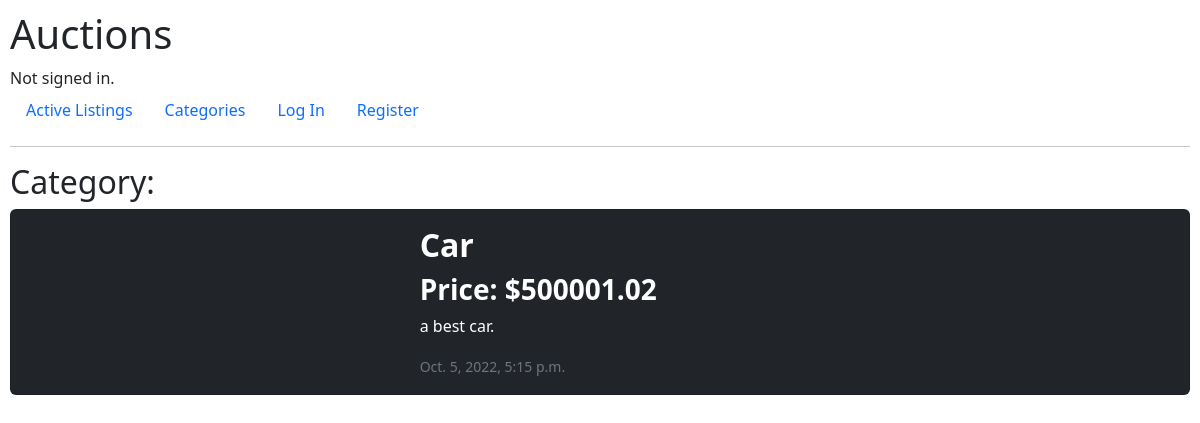
Screenshot of /category/Car with the database file from the repository.
### auctions/models.py (models this page shows)
class Listing(models.Model):
    name = models.CharField(max_length=64)
    description = models.CharField(max_length=512, null=True)
    image = models.CharField(max_length=512)
    created_at = models.DateTimeField(auto_now_add=True, blank=True)
    updated_at = models.DateTimeField(auto_now=True, blank=True)
    active = models.BooleanField()
    top_bid = models.FloatField()
    category = models.CharField(max_length=64, null=True)
    lister = models.ForeignKey(User, on_delete=models.CASCADE, related_name="lister")

### auctions/views.py (the view)
def category(request, cat):
    try:
        listings = Listing.objects.filter(category=cat.lower(), active=True)
    except:
        return HttpResponseRedirect(reverse("categories"))
    return render(request, "auctions/category.html", {
        "listings": listings
    })

### auctions/templates/auctions/category.html (shortened to what this page needs)
{% extends "auctions/layout.html" %}
{% block body %}
    <h2>Category: {{ cat }}</h2>
    {% for listing in listings %}
    <a id="listing_a"href="{% url 'listing' listing.id %}">
    <div class="card text-bg-dark mb-3" id="active_l" style="max-width: 100%;">
        <div class="row g-0">
        <div class="col-md-4">
        </div>
        <div class="col-md-8">
            <div class="card-body">
            <h2 class="card-title"><b>{{ listing.name }}</b></h2>
            <h3 class="card-title"><b>Price: ${{ listing.top_bid }}</b></h3>
            <p class="card-text">{{ listing.description }}</p>
            <p class="card-text"><small class="text-muted">{{ listing.updated_at }}</small></p>
            </div>
        </div>
        </div>
    </div>
    </a>
    {% endfor %}
{% endblock%}

### auctions/static/auctions/styles.css (style rules this page uses)
body { padding: 10px; height: 100%; }
#active_l { max-height: 10%; }
a { text-decoration: none; }

### rows the page displays
Listing: name "Car", top_bid "500001.02", description "a best car.", updated_at "Oct. 5, 2022, 5:15 p.m."
